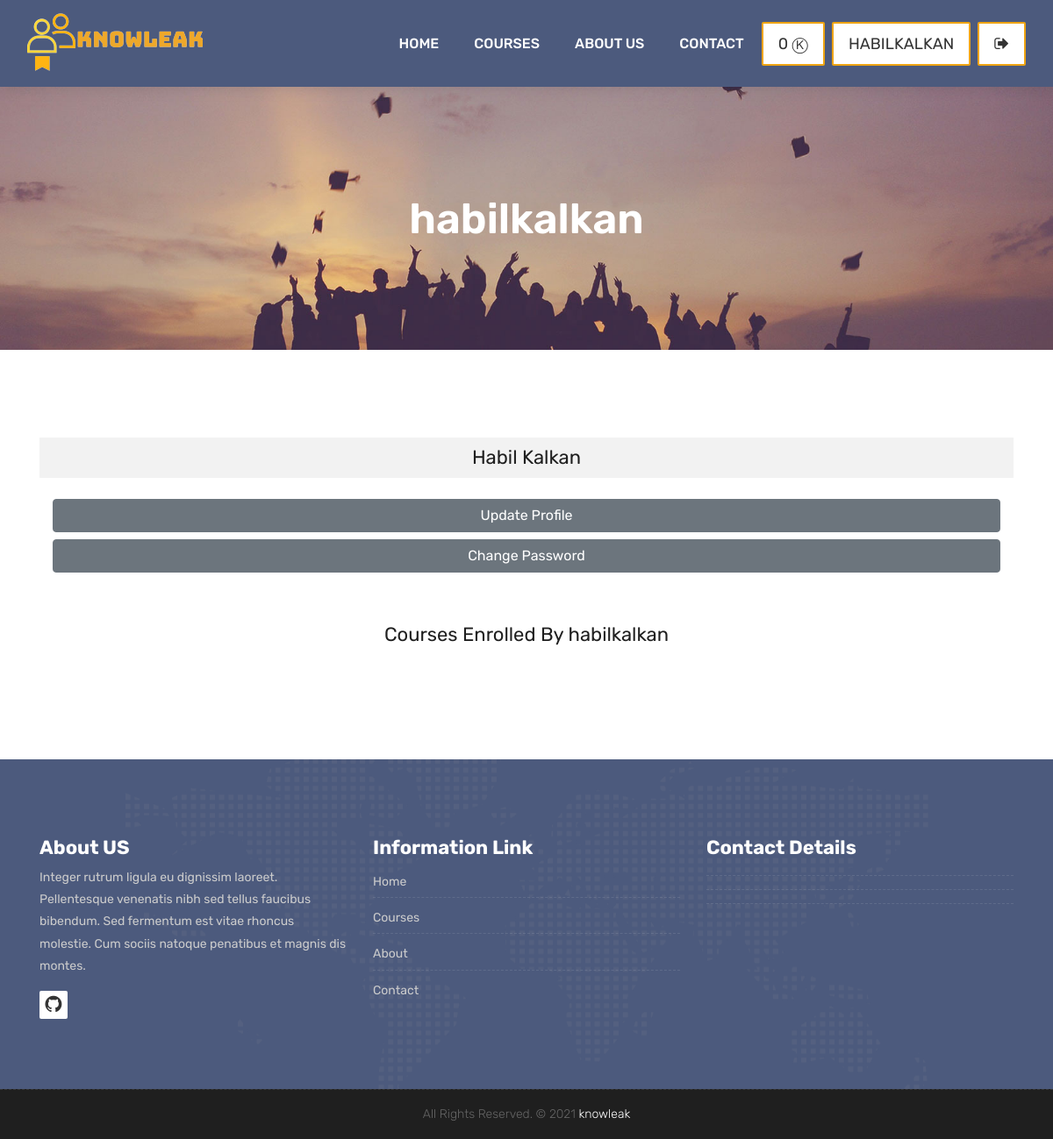
The page /accounts/dashboard/ (signed in) on the database as committed earlier.
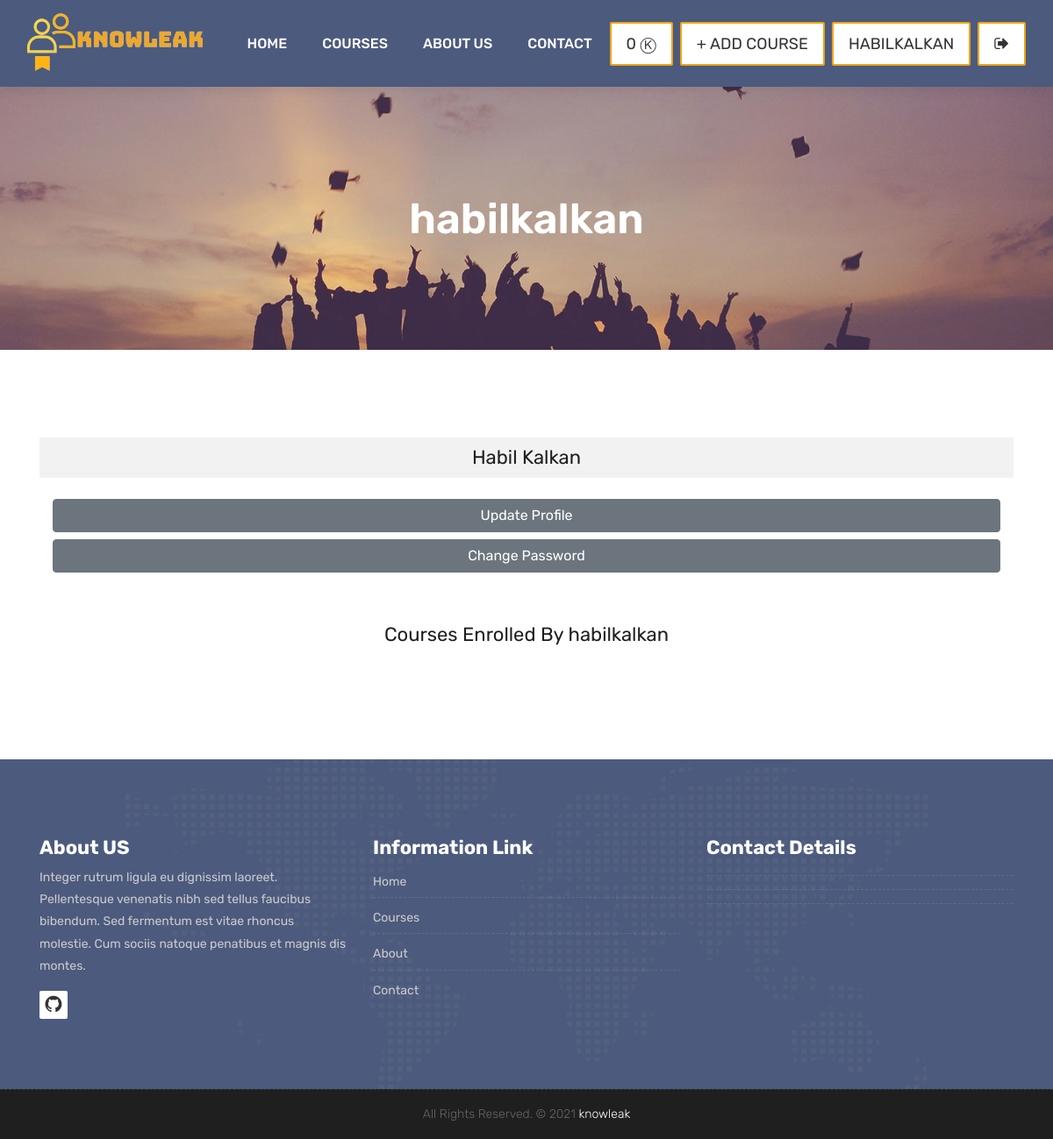
The same page on the database as committed later.
### accounts/views.py (the view)
# urls.py: path('dashboard/', views.user_dashboard, name="dashboard"),
def user_dashboard(request):
    current_user = request.user
    courses = current_user.courses_joined.all()
    if request.method == 'POST':
        form = EditProfileForm(request.POST, instance=current_user)
        if form.is_valid():
            form.save()
            messages.success(request, 'Profile Updated')
            return redirect('dashboard')
        else:
            messages.info(request, 'Invalid Information')
            return redirect('dashboard')
    else:
        form = EditProfileForm(instance=current_user)
    context = {
        'courses': courses,
        'form' : form
    }
    return render(request, 'dashboard.html', context)

### templates/dashboard.html (shortened to what this page needs)
{% extends 'partials/_base.html' %}
{% load static %}
{% block content %}
	<div class="all-title-box">
		<div class="container text-center">
			<h1>{{ user.username }}</span></h1>
		</div>
	</div>
    <div id="overviews" class="section wb">
        <div class="container">
            <div class="row">
                <div class="col-lg-12 blog-post-single">
					<div class="blog-author text-center mb-4" >
						<div >
							<h2 class="author_name" style="padding-top: 10px;">{{ user.first_name }} {{ user.last_name }}</h3>
						</div>
					</div>
					<div class="col-lg-12 text-center">
						<a type="submit" class="btn btn-secondary btn-radius btn-brd btn-block" style="color: white;" data-toggle="modal"
						data-target="#updateProfileModal">
							<span >Update Profile</span>
						</a>
						<a class="btn btn-secondary btn-radius btn-brd btn-block" href={% url 'change_password' %}>
							<span>Change Password</span>
					</div>
                </div>
            </div>
            <div class="row">
                <div class="col-lg-12">
                    <h2 class="text-center my-5">Courses Enrolled By {{ user.username  }}</h2>
                </div>
            </div>
        </div>
    </div>
    {% endblock %}

### templates/partials/_navbar.html (shortened to what this page needs)
{% load static %}
<header class="top-navbar">
    <nav class="navbar navbar-expand-lg navbar-light bg-light">
        <div class="container-fluid">
            <a class="navbar-brand" href="{% url 'index' %}">
                <img src="{% static 'images/main.png' %}" style="width: 200px; margin-top: 5px;" alt="asdsadsad" />
            </a>
            <div class="collapse navbar-collapse" id="navbars-host">
                <ul class="navbar-nav ml-auto">
                    <li class="nav-item {% if '/' == request.path %} active {% endif %}"><a class="nav-link" href="{% url 'index' %}">Home</a></li>
                    {% if user.is_authenticated %}
                    <li class="nav-item {% if 'courses' in request.path %} active {% endif %}"><a class="nav-link" href="{% url 'courses' %}">Courses</a></li>
                    {% endif %}
                    <li class="nav-item {% if 'about' in request.path %} active {% endif %}"><a class="nav-link" href="{% url 'about' %}">About Us</a></li>
                    <li class="nav-item {% if 'contact' in request.path %} active {% endif %}"><a class="nav-link" href="{% url 'contact' %}">Contact</a></li>
                </ul>
                <ul class="nav navbar-nav navbar-right">
                    {% if user.is_authenticated %}
                        <li><a href="{% url 'payment' %}" class="hover-btn-new log orange mr-2"><span>{{user.token}} ⓚ </span></a></li>
                    {% endif %}
                    {% if user.is_teacher %}
                        <li><a class="hover-btn-new log orange mr-2" href="{% url 'add_course' %}"><span>+ Add Course</span></a></li>
                    {% endif %}
                    {% if user.is_authenticated %}
                        <li><a class="hover-btn-new log orange mr-2" href="{% url 'dashboard' %}"><span>{{user.username}}</span></a></li>
                        <li><a class="hover-btn-new log orange" href="javascript:{document.getElementById('logout').submit()}"><span><i class="fa fa-sign-out"></i></span></a>
                        </li>
                        {% else %}
                        <li><a class="hover-btn-new log orange mr-2" href="{% url 'login' %}"><span><i class="fa fa-sign-in"></i></span></a></li>
                        <li><a class="hover-btn-new log orange" href="{% url 'register' %}"><span><i class="fa fa-user-plus"></i></span></a></li>
                    {% endif %}
                </ul>
            </div>
        </div>
    </nav>
</header>

Rows that differ between the two databases and show on the page:
changed User "habilkalkan": is_teacher False → True (drawn)
Other text that changed with them:
text now shown: "+ ADD COURSE"
